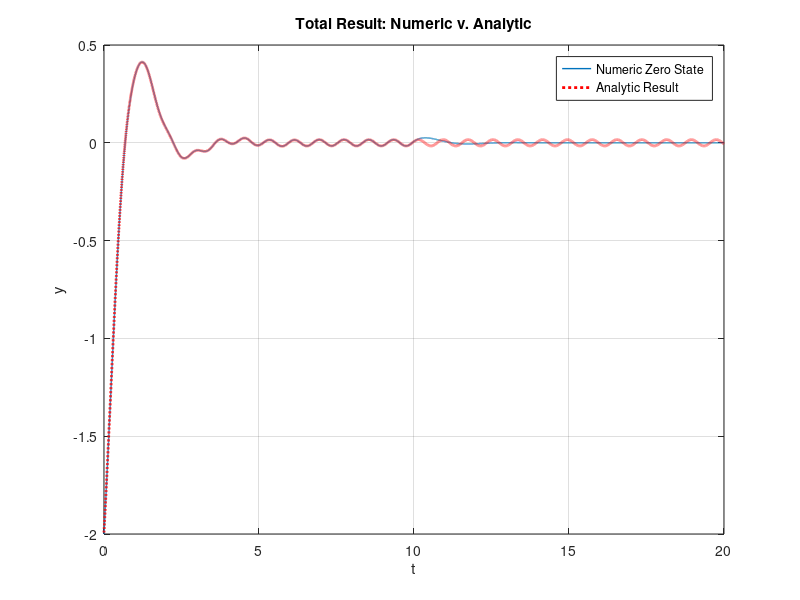

The MATLAB script that drew this image:
data = load('./total_result.txt');
x = data(:,1);
y = data(:,2);


figure;
plot(x,y,'LineWidth',1,'DisplayName','Numeric Zero State')
hold on;
grid on;

t_fine = 0:0.001:20;

y_analytic = (-0.07 .* exp(-2.6038 .* t_fine) + 1.94 .* exp(-1.198 .* t_fine) .* cos(2.08 .* t_fine - 2.98) + 0.0164 .* cos(7.85 .* t_fine +2.03));

y_analytic = real(y_analytic);

plot(t_fine, y_analytic, 'r:','Linewidth',2,'DisplayName', 'Analytic Result')

legend('show');
xlabel('t');
ylabel('y');
title('Total Result: Numeric v. Analytic');
